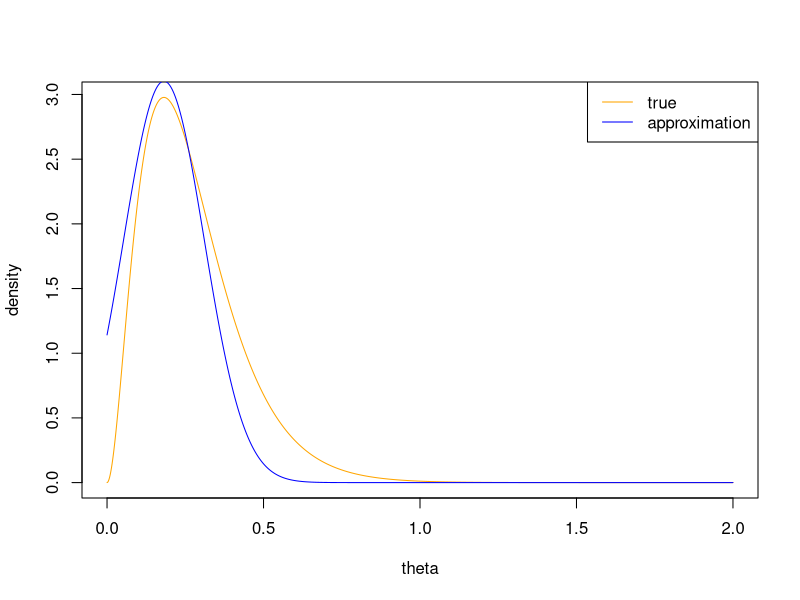
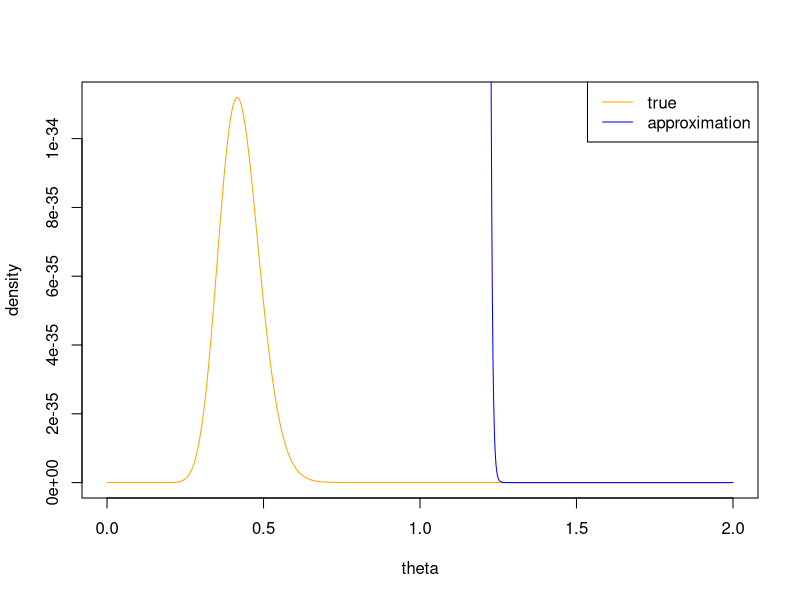

Reproduce these figures in R, in order.
# An approximating the posterior with a normal
# From an unnormalized density

# Data distribution: y_1, ..., y_n | \theta ~ i.i.d Poisson(theta)
# Prior distribution: theta ~ Exp(1)

# Generate some synthetic data
# poisson with mean of 0.5
# in practice, we just have some data
set.seed(3) # for reproducibility
y = rpois(10, lambda = 0.5)

# unnormalized posterior
qtheta = function(theta, y) {
  prod(dpois(y, lambda = theta)) *
    dexp(theta, rate = 1)
}

# vectorize qtheta
vqtheta = Vectorize(qtheta, vectorize.args = "theta")

# determine normalizing constant deterministically
# plot above suggests 10 is adequate
# Note: From integrate documentation
# f must accept a vector of inputs and
# produce a vector of function evaluations at
# those points. The Vectorize function may be
# helpful to convert f to this form.
(nconst = integrate(f = vqtheta, lower = 0, upper = 10, y = y))

# posterior density function
dpost = function(theta, y) {
  qtheta(theta, y)/nconst$value
}

# vectorized version of dpost for integrate function
vdpost = Vectorize(dpost, vectorize.args = "theta")

# double-check that posterior is proper!
integrate(vdpost, lower = 0, upper = 10, y = y)

# determine map
(map = optimize(qtheta, interval = c(0, 10), y = y, maximum = TRUE))
map$maximum

# normal approximation posterior
dpapprox = function(theta, y, thetahat) {
  dnorm(theta, mean = thetahat, sd = sqrt(thetahat^2/sum(y)))
}

# vectorize over theta
vdapprox = Vectorize(dpapprox, vectorize.args = "theta")

# range of theta values
theta = seq(0, 2, length = 1000)
# plot true density
plot(theta, vdpost(theta, y), ylab = "density", type = "l", col = "orange")
# plot normal approximation
lines(theta, vdapprox(theta, y, thetahat = map$maximum), col = "blue")
legend("topright", legend = c("true", "approximation"),
       col = c("orange", "blue"), lty = 1)


# Generate some synthetic data
# poisson with mean of 0.5
# in practice, we just have some data
set.seed(3) # for reproducibility
y = rpois(100, lambda = 0.5)

# unnormalized posterior
qtheta = function(theta, y) {
  log_pdata = sum(dpois(y, lambda = theta, log = TRUE))
  log_pprior = dexp(theta, rate = 1, log = TRUE)
  exp(log_pdata + log_pprior)
}

# vectorize qtheta
vqtheta = Vectorize(qtheta, vectorize.args = "theta")

# determine normalizing constant
(nconst = integrate(f = vqtheta, lower = 0, upper = 10, y = y))

# there is an issue numerically
# the log_pdata is too small (exp(log_pdata) approx 0)
# we'll add a constant to deal with this
# how to choose?
# trial and error
# too big and everything blows up
# too small and numerical underflow remains
# unnormalized posterior
# add constant to deal with numerical underflow
qtheta_robust = function(theta, y) {
  log_pdata = sum(dpois(y, lambda = theta, log = TRUE))
  log_pprior = dexp(theta, rate = 1, log = TRUE)
  exp(log_pdata + log_pprior + 80)
}

# vectorize qtheta
vqtheta_robust = Vectorize(qtheta_robust, vectorize.args = "theta")

# determine normalizing constant
(nconst = integrate(f = vqtheta_robust, lower = 0, upper = 10, y = y))



# posterior density function
dpost = function(theta, y) {
  qtheta(theta, y)/nconst$value
}

# vectorized version of dpost for integrate function
vdpost = Vectorize(dpost, vectorize.args = "theta")

# double-check that posterior is proper!
integrate(vdpost, lower = 0, upper = 10, y = y)

# determine map
(map = optimize(qtheta, interval = c(0, 10), y = y, maximum = TRUE))
map$maximum

# normal approximation posterior
dpapprox = function(theta, y, thetahat) {
  dnorm(theta, mean = thetahat, sd = sqrt(thetahat^2/sum(y)))
}

# vectorize over theta
vdapprox = Vectorize(dpapprox, vectorize.args = "theta")

# range of theta values
theta = seq(0, 2, length = 1000)
# plot true density
plot(theta, vdpost(theta, y), ylab = "density", type = "l", col = "orange")
# plot normal approximation
lines(theta, vdapprox(theta, y, thetahat = map$maximum), col = "blue")
legend("topright", legend = c("true", "approximation"),
       col = c("orange", "blue"), lty = 1)

